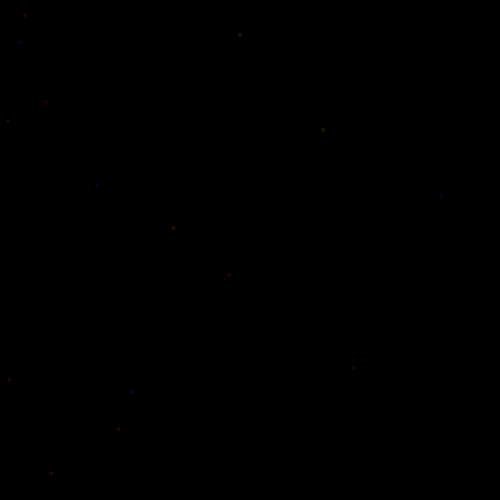
Frame 1 (no input)
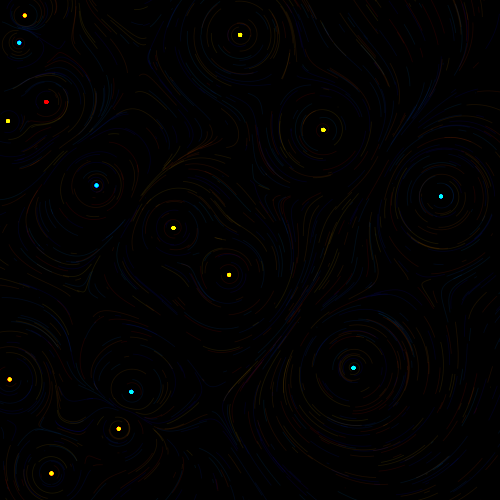
Frame 60 (the mouse pressed at the canvas centre just before this capture)
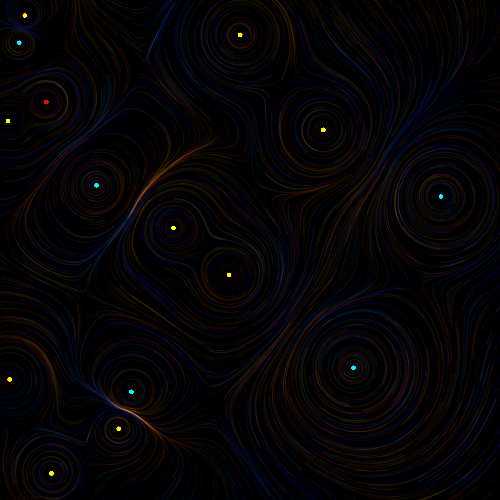
Frame 120 (the mouse held since frame 60 and released just before this capture)

The Processing sketch that drew these frames (run headless with seeded random() and noise(); from frame 60 on, the mouse is pressed at the canvas centre):

// Processing sketch: vortextTest
// ── vortextTest.pde
//based on this code https://github.com/Scrawk/Hull-Delaunay-Voronoi
float dstPow = 4;//maginetic distance factor, we generary use 2 for magnetic field but 4 is good for this situation
float magR = 2;//magnet radius
float partiR = 0.5;//particle radius
int spf = 10;//spawn per frame
int nm = 5;//number of magnet
float pS = 2;//point size
float lS = 1;//line size
int maxAge = 500;//max age of particle

ArrayList<Particle> particles = new ArrayList<Particle>();
ArrayList<Magnet> magnets = new ArrayList<Magnet>();

void setup(){
  //fullScreen();
  blendMode(ADD);
  size(500, 500);
  colorMode(HSB, 360, 50, 100);
  //ortho();
  background(0);
  translate(width/2, height/2);
  stroke(50);
  //noFill();
  //voronoi2D.voronoi.delaunay.show();
  for(int i=0; i<nm*2; i++){                      
    magnets.add(new Magnet(new PVector(random(0, width), random(0, height)), 1, color(random(50), 100, 100, 30)));
  }
  for(int i=0; i<nm; i++){                      
    magnets.add(new Magnet(new PVector(random(0, width), random(0, height)), -1, color(200+random(50), 100, 100, 30)));
  }
}

void keyPressed(){
  if(key == 'r'){
    background(0);
  }
}

void draw(){
  noStroke();
  for(int i=0; i<spf; i++){
    particles.add(new Particle(new PVector(random(width), random(height)), -1, color(random(50), 100, 100, 30)));
  }
  for(int i=0; i<spf; i++){
    particles.add(new Particle(new PVector(random(width), random(height)), 1, color(200+random(50), 100, 100, 30)));
  }
  //for(Magnet magnet : magnets){
  //  if(magnet.power>0)magnet.genParticles(magnet.power);
  //}
  for(Particle particle : particles){
    particle.update(magnets);
  }
  for(Particle particle : particles){
    particle.show();
  }
  for(Magnet magnet : magnets){
    magnet.show();
  }
  for(int i=particles.size()-1; i>=0; i--){
    Particle p = particles.get(i);
    if(!p.valid(magnets)){
    particles.remove(i);
    }
  }
}

// ── Magnet.pde
class Magnet{
  PVector pos;
  float power;
  color col;
  
  Magnet(PVector pos, float power, color col){
    this.pos = pos;
    this.power = power;
    this.col = col;
  }
  
  void genParticles(float power){
    particles.add(new Particle(pos.copy().add(PVector.random2D().mult(magR-partiR)), power, col)); 
  }
  
  void show(){
    fill(col);
    ellipse(pos.x, pos.y, magR*2, magR*2);
  }
}

// ── Particle.pde
class Particle{
  PVector pos;
  float power;
  int age;
  color col;
  
  Particle(PVector pos, float power, color col){
    this.pos = pos;
    this.power = power;
    this.col = col;
  }
  
  void update(ArrayList<Magnet> magnets){
    PVector sum = new PVector();
    for(Magnet magnet : magnets){
      PVector diff = PVector.sub(pos, magnet.pos);
      float poweredDst = pow(diff.x, dstPow) + pow(diff.y, dstPow);//not the same as normal distance function
      diff.mult(power*magnet.power/poweredDst);//for easy visualize
      sum.add(diff);
    }
    pos.add(sum.setMag(partiR*2).rotate(HALF_PI));//for efficient visualize
    age++;
  }
  
  boolean valid(ArrayList<Magnet> magnets){
    if(age > maxAge)return false;
    boolean inWindow = pos.x >= 0 && pos.x < width && pos.y >= 0 && pos.y < height;
    boolean collide = false;
    for(Magnet magnet : magnets){
      PVector diff = PVector.sub(pos, magnet.pos);
      float sqrDst = diff.x*diff.x + diff.y*diff.y;
      if(sqrDst<magR*2*magR*2 && power*magnet.power < 0)collide = true;
    }
    return inWindow && (!collide);
  }
  
  void show(){
    fill(col);
    ellipse(pos.x, pos.y, partiR*2, partiR*2);
  }
}
